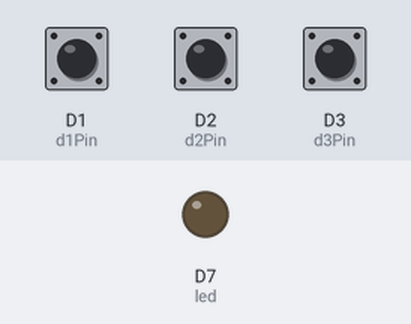
This sketch was run on a simulated Particle Photon. Shown: output pins drawn as LEDs (lit = HIGH). The inputs (shaded band) are chosen by the test bench; at power-on: D1 (d1Pin) HIGH, D2 (d2Pin) HIGH, D3 (d3Pin) HIGH.

Above: at 1.2 s.
1.3 s: D1 (d1Pin) pulled LOW for 0.15 s
At 1.7 s:
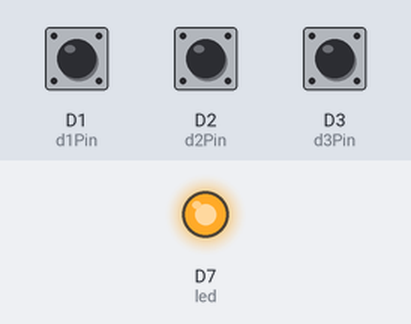
3.3 s: D1 (d1Pin) pulled LOW for 3.2 s
At 7.3 s:
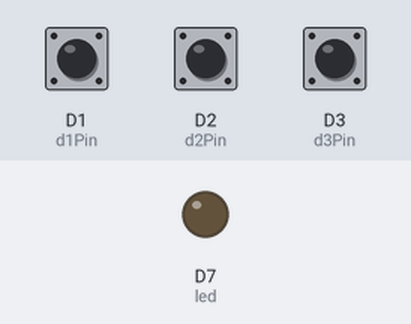
8.4 s: D2 (d2Pin) pulled LOW for 3.2 s
At 8.9 s:
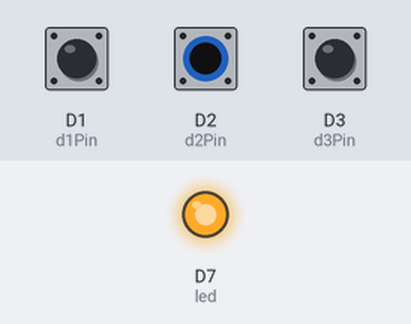
Timing chart, 0 to 13.5 s (numbered marks = the images above; inputs shaded):
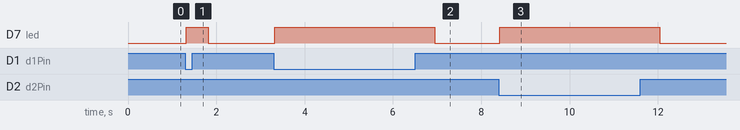

The sketch:

yousician-button.ino
```cpp
int d1Pin = D1;
int d2Pin = D2;
int d3Pin = D3;
int led = D7;

int d1State = 0;
int d2State = 0;
int d3State = 0;


void setup()
{
   pinMode(d1Pin, INPUT_PULLUP);
   pinMode(d2Pin, INPUT_PULLUP);
   pinMode(d3Pin, INPUT_PULLUP);

   pinMode(led, OUTPUT);

   Particle.function("led", ledToggle);
   Particle.variable("d1State", &d1State, INT);
   Particle.variable("d2State", &d2State, INT);
   Particle.variable("d3State", &d3State, INT);

   digitalWrite(led, LOW);
}


void loop()
{
    d1State = digitalRead(d1Pin) == LOW;
    d2State = digitalRead(d2Pin) == LOW;
    d3State = digitalRead(d3Pin) == LOW;

    if (d1State == HIGH) {
      Particle.publish("d1Button", PRIVATE);
    }
    if (d2State == HIGH) {
      Particle.publish("d2Button", PRIVATE);
    }
    if (d3State == HIGH) {
      Particle.publish("d3Button", PRIVATE);
    }

    if (d1State || d2State || d3State) {
      digitalWrite(led, HIGH);
      delay(500);
    }
    else {
      digitalWrite(led, LOW);
    }
}


int ledToggle(String command) {

    if (command=="on") {
        digitalWrite(led,HIGH);
        return 1;
    }
    else if (command=="off") {
        digitalWrite(led,LOW);
        return 0;
    }
    else {
        return -1;
    }
}
```

Measured:
- after the input at 1.3 s, D7 (led): LOW → HIGH at once, → LOW 0.50 s later
- after the input at 3.3 s, D7 (led): LOW → HIGH at once, → LOW 3.6 s later
- after the input at 8.4 s, D7 (led): LOW → HIGH at once, → LOW 3.6 s later
